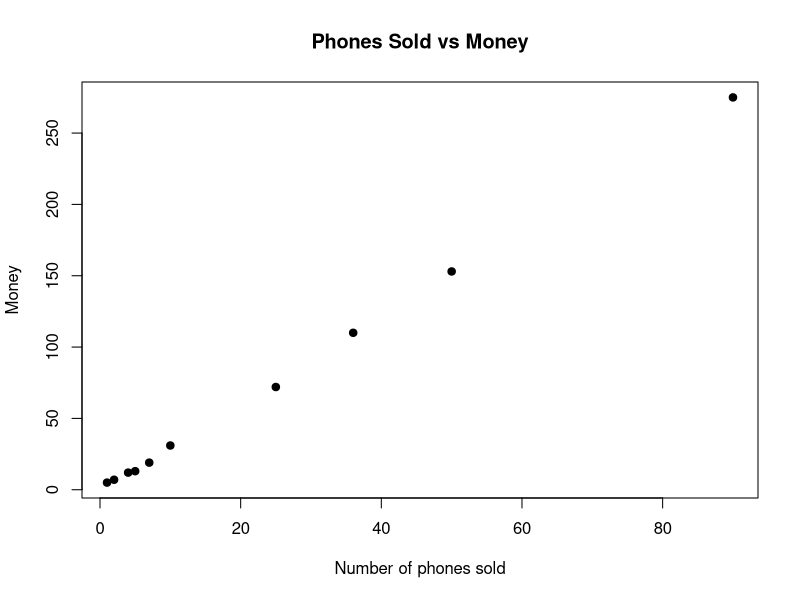

The R script that drew this image:
# Mobile phones scatter plot
# Individual R source code for Day 4, Question 5
# Run this file in RStudio.


x <- c(4,1,5,7,10,2,50,25,90,36)
y <- c(12,5,13,19,31,7,153,72,275,110)
plot(x,y,pch=19,main="Phones Sold vs Money",xlab="Number of phones sold",ylab="Money")
